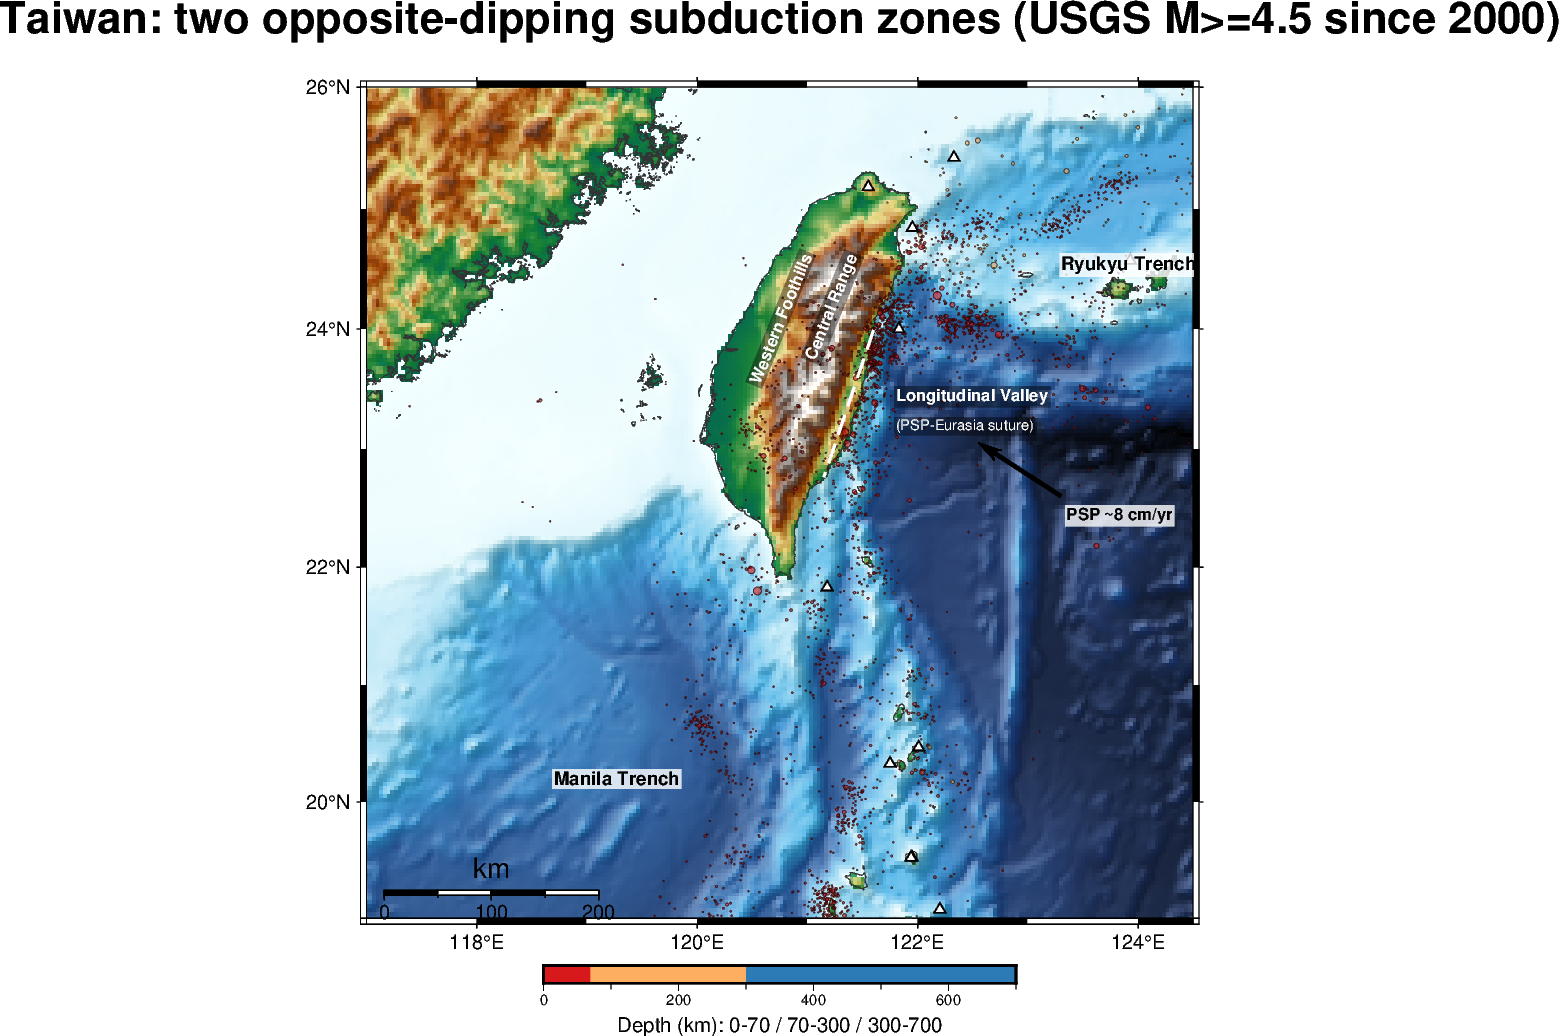

This chart was generated by the following Python code:
"""案例：回到臺灣——取代課程網頁「八、回到臺灣」的手繪示意圖。
臺灣同時有兩條方向相反的隱沒帶（琉球海溝、馬尼拉海溝）加一條弧陸碰撞縫合線（花東縱谷），
地震分布可以直接看出兩道方向相反的隱沒地震帶。

輸出：taiwan_map.png
資料：USGS 地震目錄 API、NCEI/GVP 全新世火山清單、GMT 全球地形 2 角分。
需要：pygmt 0.17（含 pandas）。需連網。
"""
import json
import urllib.request

import pandas as pd
import pygmt

# ==== 參數：範圍涵蓋臺灣本島與南北兩條海溝 ====
REGION = [117, 124.5, 19, 26]      # 西、東、南、北（度）
START, MINMAG = "2000-01-01", 4.5   # 地震起始日與最低規模
OUT_MAP = "taiwan_map.png"
# ================================================

# 1. 地震：先查筆數，超過 20,000 自動提高規模門檻
base = "https://earthquake.usgs.gov/fdsnws/event/1/"
minmag = MINMAG
while True:
    query = (f"starttime={START}&minmagnitude={minmag}"
             f"&minlongitude={REGION[0]}&maxlongitude={REGION[1]}&minlatitude={REGION[2]}&maxlatitude={REGION[3]}")
    count = int(urllib.request.urlopen(base + "count?" + query).read())
    if count <= 20000:
        break
    minmag += 0.5
quakes = pd.read_csv(base + "query?format=csv&" + query).dropna(subset=["longitude", "latitude", "depth", "mag"])
quakes = quakes.sort_values("depth", ascending=False)
print(f"USGS {START} 起 M >= {minmag}：{len(quakes)} 筆")

# 2. 火山：NCEI（全新世清單，源自 Smithsonian GVP），只取範圍內的
rows, page = [], 1
while True:
    url = f"https://www.ngdc.noaa.gov/hazel/hazard-service/api/v1/volcanolocs?itemsPerPage=200&page={page}"
    with urllib.request.urlopen(url) as response:
        data = json.load(response)
    rows += data["items"]
    if page >= data["totalPages"]:
        break
    page += 1
volc = pd.DataFrame(rows).dropna(subset=["latitude", "longitude"])
volc = volc[volc.longitude.between(*REGION[:2]) & volc.latitude.between(*REGION[2:])]
print(f"範圍內全新世火山 {len(volc)} 座")


def mag_size(m):
    return min(0.045 * 2 ** (m - 5), 0.35)


# 3. 地圖
grid = pygmt.datasets.load_earth_relief(resolution="02m", region=REGION)
fig = pygmt.Figure()
fig.grdimage(grid=grid, region=REGION, projection="M14c", cmap="geo", shading="+a-45+nt0.5",
             frame=["af", f"+tTaiwan: two opposite-dipping subduction zones (USGS M>={minmag} since {START[:4]})"])
fig.coast(shorelines="0.3p,gray20", resolution="f")

pygmt.makecpt(cmap="#d7191c,#fdae61,#2c7bb6", series="0,70,300,700")  # 淺、中、深
fig.plot(x=quakes.longitude, y=quakes.latitude, size=quakes.mag.apply(mag_size) * 0.7,
         fill=quakes.depth, cmap=True, style="c", pen="0.1p,black", transparency=40)
fig.plot(x=volc.longitude, y=volc.latitude, style="t0.22c", fill="white", pen="0.6p,black")

# geological zones: approximate, well-known reference points (not precise fault traces)
fig.plot(x=[121.60, 121.15], y=[23.99, 22.76], pen="1.2p,white,--")  # Hualien -> Taitung, Longitudinal Valley
fig.text(x=121.02, y=23.75, text="Central Range", font="8p,Helvetica-Bold,white", fill="black@60", justify="LM", angle=68)
fig.text(x=120.52, y=23.55, text="Western Foothills", font="8p,Helvetica-Bold,white", fill="black@60", justify="LM", angle=68)
fig.text(x=121.80, y=23.45, text="Longitudinal Valley", font="8p,Helvetica-Bold,white", fill="black@60", justify="LM")
fig.text(x=121.80, y=23.20, text="(PSP-Eurasia suture)", font="7p,Helvetica,white", fill="black@60", justify="LM")

# trenches: labelled where the bathymetric trough is visible
fig.text(x=123.3, y=24.55, text="Ryukyu Trench", font="9p,Helvetica-Bold,black", fill="white@20", justify="LM")
fig.text(x=118.7, y=20.2, text="Manila Trench", font="9p,Helvetica-Bold,black", fill="white@20", justify="LM")

# convergence: Philippine Sea plate motion relative to Eurasia (~N306E, ~8 cm/yr; Yu et al. 1997)
fig.plot(data=[[123.3, 22.6, 122.55, 23.05]], style="v0.4c+e+s", pen="2p,black", fill="black")
fig.text(x=123.35, y=22.45, text="PSP ~8 cm/yr", font="8p,Helvetica-Bold,black", fill="white@20", justify="LM")

fig.basemap(map_scale=f"jBL+c{(REGION[2] + REGION[3]) / 2}+w200k+o0.3c/0.3c+f+lkm")
fig.colorbar(position="JBC+w8c/0.3c+h+o0c/0.8c", frame=["a0", "+lDepth (km): 0-70 / 70-300 / 300-700"])
fig.savefig(OUT_MAP, dpi=150)
print("saved", OUT_MAP)
